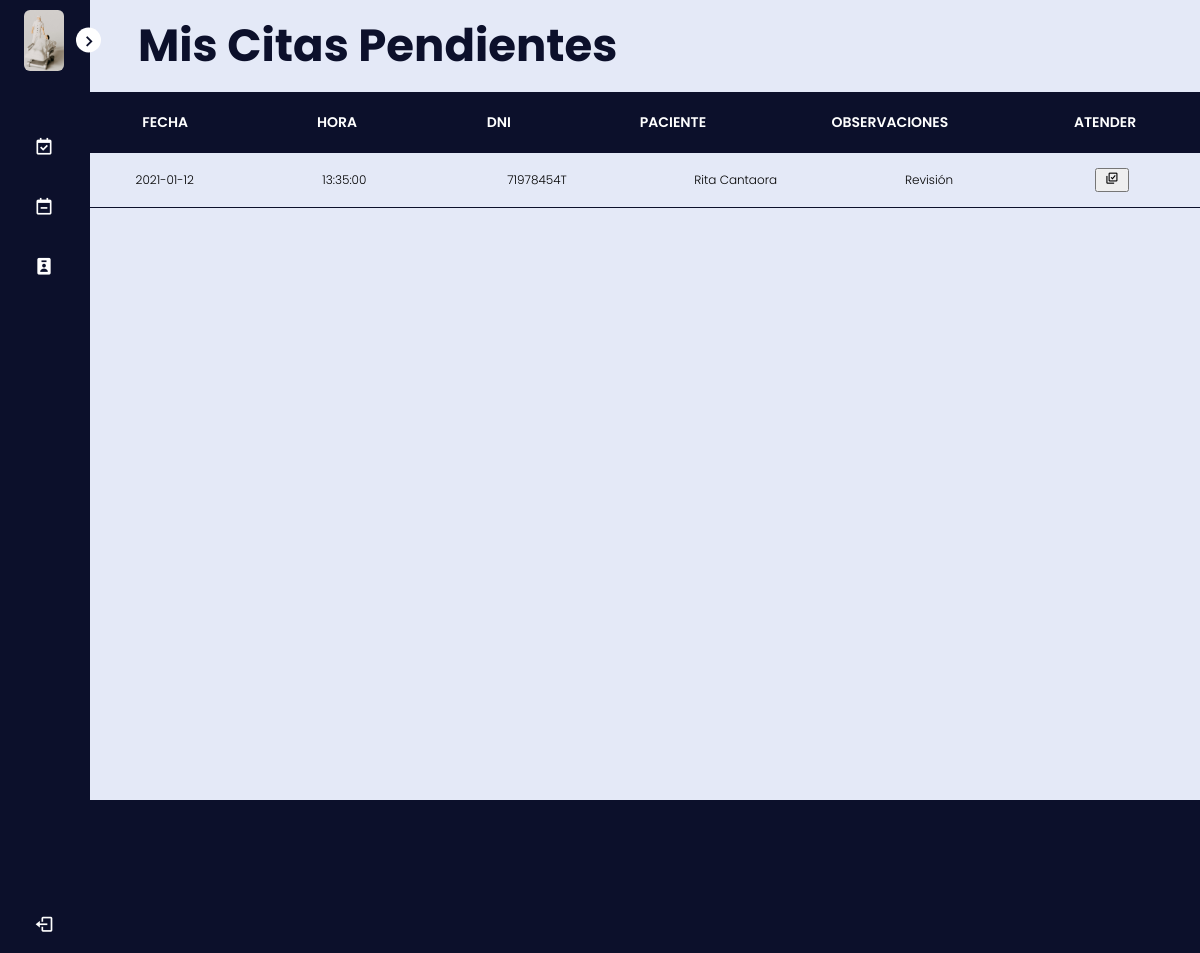
/medico/citas-pendientes.php (signed in), run on the app's committed database.
### tables this page shows
CREATE TABLE `citas` (
  `idCita` int(11) NOT NULL,
  `citFecha` date NOT NULL,
  `citHora` time NOT NULL,
  `citPaciente` varchar(10) NOT NULL,
  `citMedico` varchar(10) NOT NULL,
  `citConsultorio` int(11) NOT NULL,
  `citEstado` enum('Asignado','Atendido') NOT NULL DEFAULT 'Asignado',
  `CitObservaciones` text NOT NULL
);

CREATE TABLE `pacientes` (
  `dniPac` varchar(10) NOT NULL,
  `pacNombres` varchar(50) NOT NULL,
  `pacApellidos` varchar(50) NOT NULL,
  `pacFechaNacimiento` date NOT NULL,
  `pacSexo` enum('Masculino','Femenino') NOT NULL
);

### medico/citas-pendientes.php (the view, shortened to what this page needs)
<!DOCTYPE html>
<html lang="en">
<head>
    <link rel="stylesheet" href="../assets/css/style.css">
    <link href='https://unpkg.com/boxicons@2.1.1/css/boxicons.min.css' rel='stylesheet'>
</head>
<body>
    <?php
    $con = mysqli_connect('localhost', 'Medico', 'mEdrrr033IcO', 'Clinica');
    if ($_SESSION['usutipo'] == 'Medico') {
        $sql = "SELECT citas.citFecha,citas.citHora,citas.citPaciente,pacientes.pacNombres,pacientes.pacApellidos,citas.CitObservaciones FROM citas, pacientes WHERE citas.citMedico='$_SESSION[dni]' AND citas.citEstado='Asignado' AND citas.citPaciente=pacientes.dniPac";
        $result = mysqli_query($con, $sql);
        $filas = mysqli_num_rows($result);
    } else {
        $error = "No tienes permisos.";
        $aviso = "Inicie sesión como médico para poder realizar la operación.";
        header("Refresh:4; url=../logout.php", true);
    }
    ?>
    <nav class="sidebar close">
        <header>
            <div class="image-text">
                <span class="image">
                    <img src="../assets/img/scene.jpg" alt="foto perfil">
                </span>
            </div>
            <i class='bx bx-chevron-right toggle'></i>
        </header>
        <div class="menu-bar">
        <div class="menu">
                <ul class="menu-links">
                <li class="nav-link">
                        <a href="citas-atendidas.php">
                        <i class='bx bx-calendar-check icon'></i>
                        </a>
                    </li>
                    <li class="nav-link">
                        <a href="#">
                        <i class='bx bx-calendar-minus icon' ></i>
                        </a>
                    </li>
                    <li class="nav-link">
                        <a href="ver-pacientes.php">
                        <i class='bx bxs-user-badge icon'></i>
                        </a>
                    </li>
                </ul>
            </div>
            <div class="bottom-content">
                <li>
                    <a href="../logout.php">
                        <i class='bx bx-log-out icon'></i>
                    </a>
                </li>
            </div>
        </div>
    </nav>
    <section class="home">
        <div class="text">
            <h1>Mis Citas Pendientes</h1>
        </div>
        <form action="#" method="POST" name="miForm">
        <div class="tabla">
            <div class="tbl-header">
                <table cellpadding="0" cellspacing="0" border="0">
                    <thead>
                        <tr>
                            <th>Fecha</th>
                            <th>Hora</th>
                            <th>Dni</th>
                            <th>Paciente</th>
                            <th>Observaciones</th>
                            <th>Atender</th>
                        </tr>
                    </thead>
                </table>
            </div>
            <div class="tbl-content">
                <table cellpadding="0" cellspacing="0" border="0">
                    <tbody>
                        <?php
                        if ($filas != 0) {
                            while ($registro = mysqli_fetch_row($result)) {
                        ?>
                                <tr>
                                    <td><?php echo $registro[0]; ?></td>
                                    <td><?php echo $registro[1]; ?></td>
                                    <td><?php echo $registro[2]; ?></td>
                                    <td><?php echo $registro[3]. ' ' .$registro[4]; ?></td>
                                    <td><?php echo $registro[5]; ?></td>
                                    <td><button type="submit" name="atender[]" value=<?php echo $registro[0].",".$registro[1].",".$registro[2].",".$registro[3].",".$registro[4]; ?>><i class='bx bx-select-multiple icon' style="width: 30px;"></i></button></td>
                                </tr>
                        <?php
                            }
                        } else {
                            echo "<tr><td>No hay citas pendientes.</td></tr>";
                        }
                        ?>
                    </tbody>
                </table>
            </div>
        </div>
        </form>
    </section>
</body>
</html>

### assets/css/style.css (style rules this page uses)
* { margin: 0; padding: 0; box-sizing: border-box; font-family: 'Poppins', sans-serif; }
:root { --body-color: #E4E9F7; --sidebar-color: #0C102B; --primary-color: #0C102B; --primary-color-light: #F6F5FF; --text-color: #0C102B; --tran-03: all 0.2s ease; --tran-03: all 0.3s ease; --tran-04: all 0.3s ease; --tran-05: all 0.3s ease; }
body { min-height: 100vh; background-color: #0C102B; transition: var(--tran-05); }
h1 { color: #0C102B; }
.sidebar { position: fixed; top: 0; left: 0; height: 100%; width: 250px; padding: 10px 14px; background: #0C102B; transition: var(--tran-05); z-index: 100; }
.sidebar.close { width: 90px; }
.sidebar li { height: 50px; list-style: none; display: flex; align-items: center; margin-top: 10px; }
.sidebar header .image, .sidebar .icon { min-width: 60px; border-radius: 6px; }
.sidebar .icon { min-width: 60px; border-radius: 6px; height: 100%; display: flex; align-items: center; justify-content: center; font-size: 20px; }
.sidebar .text, .sidebar .icon { color: #fff; transition: var(--tran-03); }
.sidebar header { position: relative; }
.sidebar header .image-text { display: flex; align-items: center; }
.sidebar header .image { display: flex; align-items: center; justify-content: center; }
.sidebar header .image img { width: 40px; border-radius: 6px; }
.sidebar header .toggle { position: absolute; top: 50%; right: -25px; transform: translateY(-50%) rotate(180deg); height: 25px; width: 25px; background-color: #fff; color: #0C102B; border-radius: 50%; display: flex; align-items: center; justify-content: center; font-size: 22px; cursor: pointer; transition: var(--tran-05); }
.sidebar.close .toggle { transform: translateY(-50%) rotate(0deg); }
.sidebar .menu { margin-top: 40px; }
.sidebar li a { list-style: none; height: 100%; background-color: transparent; color: #fff; display: flex; align-items: center; height: 100%; width: 100%; border-radius: 6px; text-decoration: none; transition: var(--tran-03); }
.sidebar .menu-bar { height: calc(100% - 55px); display: flex; flex-direction: column; justify-content: space-between; overflow-y: scroll; }
.home { position: absolute; top: 0; top: 0; left: 250px; height: 100vh; width: calc(100% - 250px); background-color: var(--body-color); transition: var(--tran-05); }
.home .text { font-size: 30px; font-weight: 500; padding: 12px 60px; }
.sidebar.close ~ .home { left: 78px; height: 100vh; width: calc(100% - 78px); }
.tabla { width:100%; table-layout: fixed; }
.tbl-header { background-color: #0C102B; }
.tbl-content { width:100%; height: 800px; overflow-x: auto; margin-top: 0px; border-bottom: 1px solid #0C102B; }
th { width: 1300px; padding: 20px; text-align: center; font-weight: 600; font-size: 14px; color: #fff; text-transform: uppercase; }
td { width: 1300px; padding: 15px; text-align: center; vertical-align:middle; font-weight: 300; font-size: 12px; color: #000; border-bottom: solid 1px #0C102B; }

### data on the page
citas: citFecha "2021-01-12", citHora "13:35:00", citPaciente "71978454T", pacientes.pacNombres "Rita", pacientes.pacApellidos "Cantaora", CitObservaciones "Revisión"
